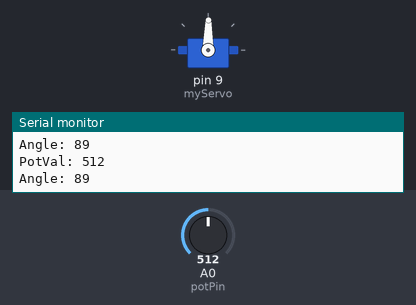
Recording of a sketch running on a simulated Arduino Uno, built with avr-gcc and run on an emulated ATmega328P. On the bench: servo, the last lines printed to the serial monitor. Inputs (shaded band) come from the test bench; at power-on: A0 (potPin) = 512.

Above: at 1.8 s.
1.9 s: A0 (potPin) set to 716
At 2.8 s:
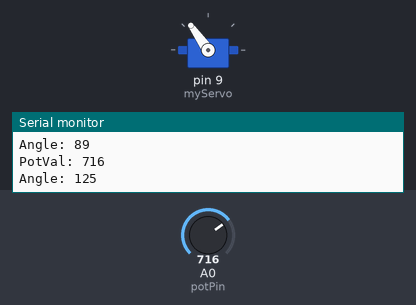
3.5 s: A0 (potPin) set to 900
At 4.3 s:
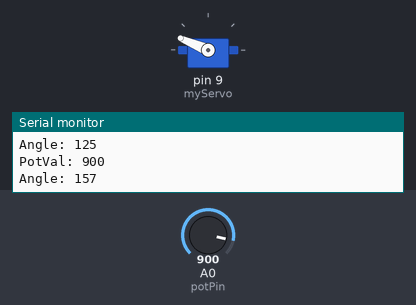
5.5 s: A0 (potPin) set to 1023
At 7.1 s:
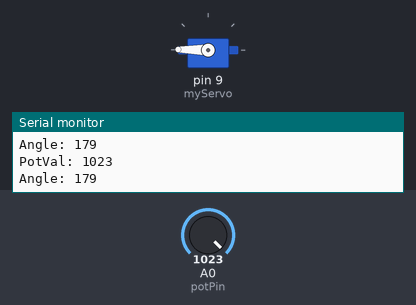
7.5 s: A0 (potPin) set to 306
At 8.7 s:
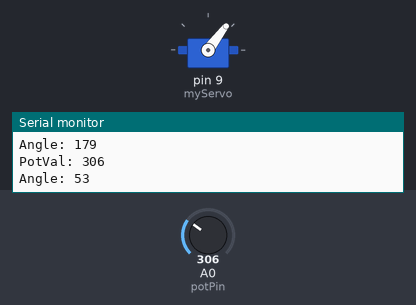
9.5 s: A0 (potPin) set to 122
At 10.3 s:
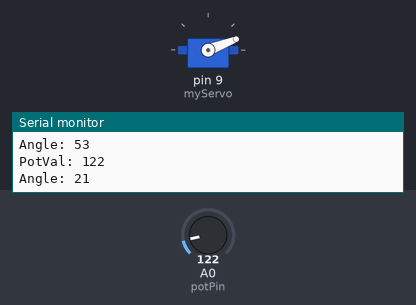
11.5 s: A0 (potPin) set to 511
At 13.0 s:
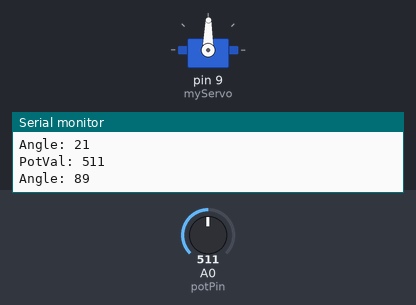
Timing chart, 0 to 14.5 s (numbered marks = the images above; inputs shaded):
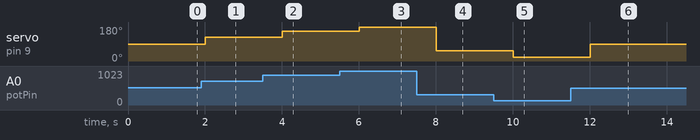

The sketch:

servoMotor.ino
```cpp
//Servormotor test, lib

#include <Servo.h>
Servo myServo;

int const potPin = A0;
int potVal;
int angle;

void setup() {
 myServo.attach(9);
 Serial.begin(9600); // serial connection to see what happens? Only why I am doing it?
}

void loop() {
  potVal = analogRead(potPin);
  Serial.println("");
  Serial.print("PotVal: ");
  Serial.print(potVal);
  angle = map(potVal,0,1023,0,179);
  Serial.println("");
  Serial.print("Angle: ");
  Serial.print(angle);

  myServo.write(angle);
  delay(1000);
}
```

Measured:
- after the input at 1.9 s, servo on pin 9 (myServo): 89° → 125° after 0.10 s
- after the input at 3.5 s, servo on pin 9 (myServo): 125° → 157° after 0.50 s
- after the input at 5.5 s, servo on pin 9 (myServo): 157° → 179° after 0.51 s
- after the input at 7.5 s, servo on pin 9 (myServo): 179° → 53° after 0.51 s
- after the input at 9.5 s, servo on pin 9 (myServo): 53° → 21° after 0.51 s
- after the input at 11.5 s, servo on pin 9 (myServo): 21° → 89° after 0.51 s
